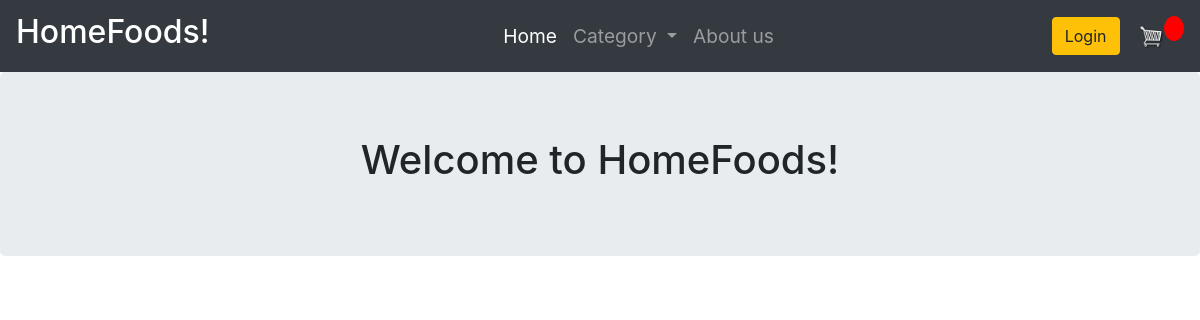
Before: / with the older database file.
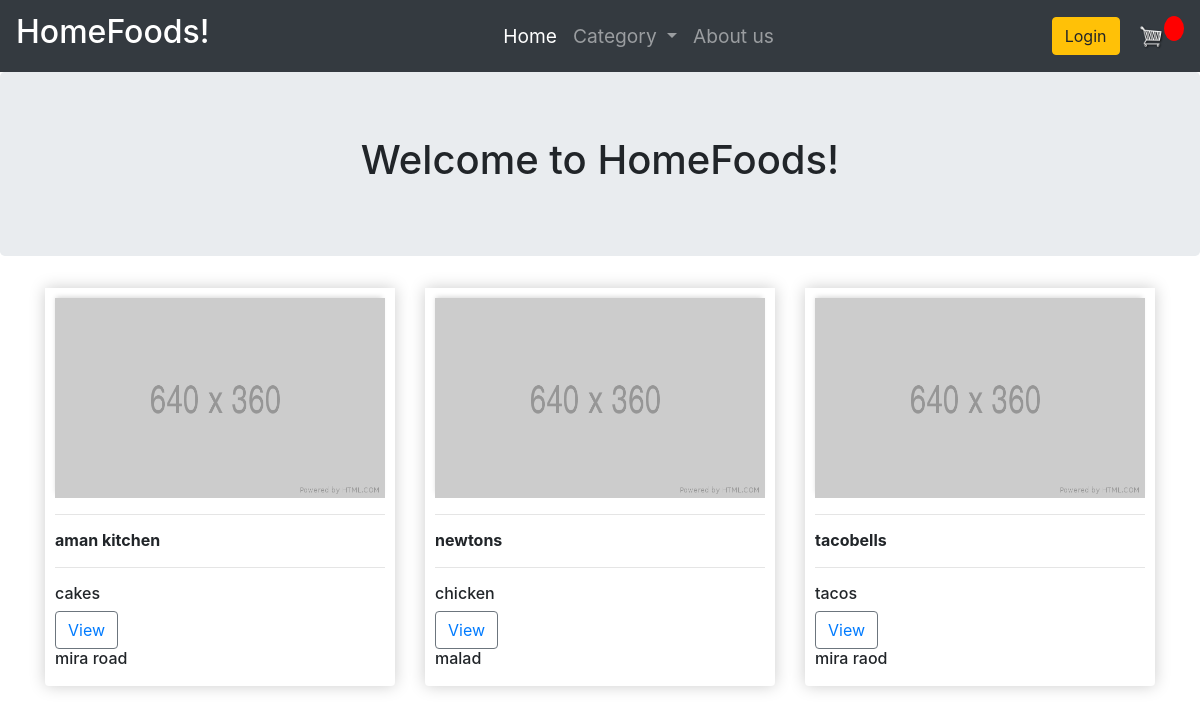
After: the same page with the newer database file.
### foodapp/models.py (models this page shows, shortened)
class Business(models.Model):
    bname=models.CharField(max_length=200,null=False)
    specialities=models.CharField(max_length=200,null=True)
    location=models.CharField(max_length=200,null=False)

### foodapp/views.py (the view)
# urls.py: path('',views.home,name='home'),
def home(request):
    businesses= Business.objects.all()
    context={'businesses':businesses}
    return render(request,"foodapp/home.html",context)

### foodapp/templates/foodapp/home.html
{% extends 'foodapp/main.html' %}
{% load static %}
{% block content %}
<div class="jumbotron">
    <div class="container">
    <h1 style="text-align: center;">Welcome to HomeFoods!  {{user.username}} </h1>
</div>
</div>
<div class="container">
<div class="row">
    {% for business in businesses %}
    <div class="col-md-4">
        <div class="box-element product">
        <img  class="thumbnail" src="{% static 'images/assets/placeholder.png' %}" alt="">
        <hr>
        <h6><strong>{{business.bname}}</strong></h6>
        <hr>
        <h6>{{business.specialities}}</h6>
        <button data-product={{product.id}} data-action="add" class="btn btn-outline-secondary add-btn update-cart">
            <a href="{% url 'store' %}"> View</a></button>
            <h6>{{business.location}}</h6>
    </div>
    </div>
    {% endfor %}
</div>
</div>
{% endblock content %}

### foodapp/templates/foodapp/main.html (shortened to what this page needs)
<!DOCTYPE html>
{% load static %}
  <head>
    <link rel="stylesheet" type="text/css" href="{% static 'css/main.css' %}">
<link rel="stylesheet" href="https://stackpath.bootstrapcdn.com/bootstrap/4.5.2/css/bootstrap.min.css">
<link rel="stylesheet" href="https://stackpath.bootstrapcdn.com/font-awesome/4.7.0/css/font-awesome.min.css">
  </head>
  <body>
    <nav class="navbar sticky-top navbar-expand-md navbar-dark bg-dark ">
        {% if user.is_authenticated %}
        <a class="navbar-brand" href="{% url 'home' %}"><h2>{{user.username}}</h2></a>
        {% else %}
        <a class="navbar-brand" href="{% url 'home' %}"><h2>HomeFoods!</h2></a>
        {% endif %}
        <div  class="collapse navbar-collapse " id="navbarSupportedContent">
          <ul class="navbar-nav mx-auto">
            <li class="nav-item active">
              <a class="nav-link" href="{% url 'home' %}">Home</a>
            </li>
            <li class="nav-item dropdown">
              <a class="nav-link dropdown-toggle" href="#" id="navbarDropdown" role="button" data-toggle="dropdown" aria-haspopup="true" aria-expanded="false">
                Category
              </a>
            </li>
            <li class="nav-item">
                <a class="nav-link" href="#">About us</a>
            </li>
          </ul>
          <div class="form-inline my-2 my-lg-0">
            {% if user.is_authenticated %}
            <a href="{% url 'logout' %}" class="btn btn-warning">Logout</a>
            {% else %}
            <a href="{% url 'login' %}" class="btn btn-warning">Login</a>&nbsp;
            {% endif %}
            <a href="{% url 'cart' %}">
                <img id="cart-icon" src="{% static  'images/assets/cart.png' %}" alt="">
            </a>
            <p id="cart-total">{{cartItems}}</p>
        </div>
        </div>
      </nav>
  {% block content %}
  {% endblock %}
  </body>
</html>

### static/css/main.css (style rules this page uses)
#cart-icon { width:25px; display: inline-block; margin-left: 15px; }
#cart-total { display: block; text-align: center; color:#fff; background-color: red; width: 20px; height: 25px; border-radius: 50%; font-size: 14px; }
.navbar { height: auto; }
.navbar-nav { font-size: larger; }
.thumbnail { width: 100%; height: 200px; -webkit-box-shadow: -1px -3px 5px -2px rgba(214,214,214,1); -moz-box-shadow: -1px -3px 5px -2px rgba(214,214,214,1); box-shadow: -1px -3px 5px -2px rgba(214,214,214,1); }
.box-element { box-shadow:hsl(0, 0%, 80%) 0 0 16px; background-color: #fff; border-radius: 4px; padding: 10px; }
.product { border-radius: 0 0 4px 4px; }

Changed rows visible on the page:
added Business: bname "aman kitchen", specialities "cakes", location "mira road"
added Business: bname "newtons", specialities "chicken", location "malad"
added Business: bname "tacobells", specialities "tacos", location "mira raod"
